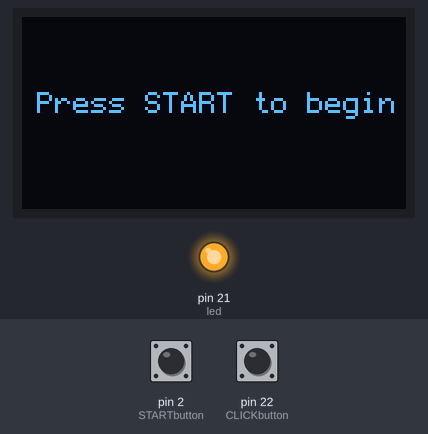
A sketch run on a simulated Arduino Mega 2560, built with avr-gcc and run on an emulated ATmega2560. Parts: 128×64 one-colour display, output pins drawn as LEDs (lit = HIGH). Inputs (shaded band) come from the test bench; at power-on: pin 2 (STARTbutton) LOW, pin 22 (CLICKbutton) LOW. Random numbers use the default seed unless the sketch sets one; what the sketch prints to the serial monitor is not drawn.

Above: at 1.8 s.
1.9 s: pin 2 (STARTbutton) pulled HIGH for 0.15 s
At 2.4 s:
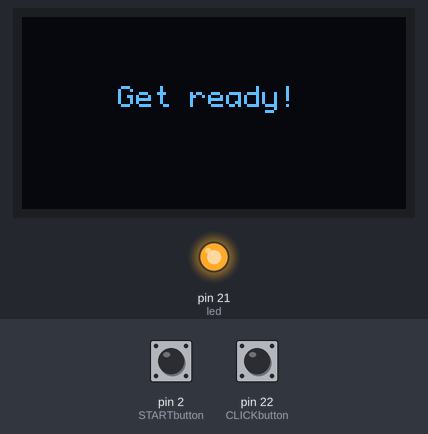
At 7.3 s:
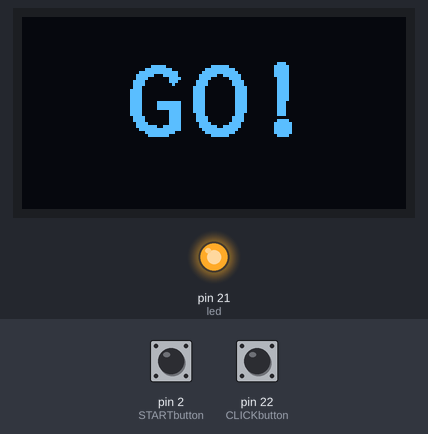
Timing chart, 0 to 13.3 s (numbered marks = the images above; inputs shaded):
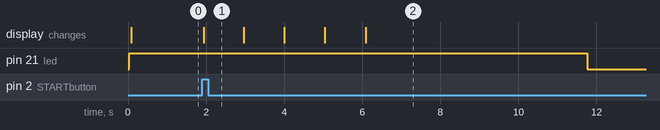

The sketch:

Exam.ino
```cpp
#include <Arduino.h>
#include <U8g2lib.h>

#ifdef U8X8_HAVE_HW_SPI
#include <SPI.h>
#endif
#ifdef U8X8_HAVE_HW_I2C
#include <Wire.h>
#endif

#define SCK  18
#define SDA  23
#define RES  17
#define DC  16
#define CS  5

U8G2_SH1106_128X64_NONAME_F_4W_HW_SPI u8g2(U8G2_R0, CS, DC, RES);

//Setting up the variables and assigning pins
int STARTbutton = 2;
int CLICKbutton = 22;
int led = 21;

//Setting up the variables for the timer
long startTime = 0;
long endTime = 0;
long reactionTime = 0;
long totalTime = 0;


void setup() {
  //Initializing the serial communication
  Serial.begin(115200);

  //Initializing the display
  u8g2.begin();

  //Setting up the buttons and LED
  pinMode(STARTbutton, INPUT);
  pinMode(CLICKbutton, INPUT);
  pinMode(led, OUTPUT);

  //Turns the LED off
  digitalWrite(led, HIGH);

  // Random number generator
  randomSeed(analogRead(0));
}

void loop() {
  u8g2.setFont(u8g2_font_profont11_tr);
  u8g2.clearBuffer();          // clear the internal memory
  u8g2.drawStr(5, 32, "Press START to begin"); // write something to the internal memory
  u8g2.sendBuffer();          // transfer internal memory to the display
  delay(1000);

  Serial.println("Press START button to begin test");
  Serial.println();

  //Waits for the START button to be pressed
  while (digitalRead(STARTbutton)) {}
  //Waits for the START button to be released
  while (!digitalRead(STARTbutton)) {}

  u8g2.clearBuffer();
  u8g2.drawStr(32, 30, "Get ready!"); // write something to the internal memory
  u8g2.sendBuffer();
  u8g2.clearBuffer();
  delay(1000);
  u8g2.setFont(u8g2_font_inb24_mf);
  u8g2.clearBuffer();
  u8g2.drawStr(55, 40, "3"); // write something to the internal memory
  u8g2.sendBuffer();
  u8g2.clearBuffer();
  delay(1000);
  u8g2.clearBuffer();
  u8g2.drawStr(55, 40, "2"); // write something to the internal memory
  u8g2.sendBuffer();
  u8g2.clearBuffer();
  delay(1000);
  u8g2.clearBuffer();
  u8g2.drawStr(55, 40, "1"); // write something to the internal memory
  u8g2.sendBuffer();
  u8g2.clearBuffer();
  delay(1000);
  u8g2.clearBuffer();
  u8g2.drawStr(35, 40, "GO!"); // write something to the internal memory
  u8g2.sendBuffer();
  u8g2.clearBuffer();
  delay(1000);

  Serial.println("Get ready in");
  Serial.println();
  delay(1000);
  Serial.println("3");
  delay(1000);
  Serial.println("2");
  delay(1000);
  Serial.println("1");
  delay(1000);
  Serial.println();

  //The test starts and runs through 10 recordings
  for (int i = 0; i < 10; i++) { //Going through the loop 10 times
    delay(random(500, 3000)); //A random delay between 0,5-3 sec
    digitalWrite(led, LOW); //Turns the LED on
    startTime = millis(); //Records the start time when LED turns on
    while (digitalRead(CLICKbutton)) {} //Waits for the CLICK button to be pressed
    while (!digitalRead(CLICKbutton)) {} //Waits for the CLICK button to be released
    digitalWrite(led, HIGH); //Turns the LED off
    endTime = millis(); //Records the time from when LED was turned on and then turned off
    reactionTime = endTime - startTime; //Calculates the reaction time
    totalTime += reactionTime; //Calculates the total time between each reaction time
    Serial.print(i + 1);
    Serial.print(": ");
    Serial.print(reactionTime);
    Serial.println(" ms");
    delay(1000);

    u8g2.setCursor(40, 32);
    u8g2.setFont(u8g2_font_profont11_tr);
    u8g2.print(i + 1);
    u8g2.print(": ");
    u8g2.print(reactionTime);
    u8g2.println(" ms");
    u8g2.sendBuffer();
  }
  delay(2000);
  //The test is done and the average reaction time is printed out
  //u8g2.setCursor(40,32);
  Serial.println();
  Serial.print("Avg = ");
  Serial.print(totalTime / 10);
  Serial.println(" ms");
  Serial.println();

  u8g2.clearBuffer();
  u8g2.setCursor(32, 32);
  u8g2.println();
  u8g2.print("Avg = ");
  u8g2.print(totalTime / 10);
  u8g2.println(" ms");
  u8g2.println();
  u8g2.sendBuffer();
  delay(5000);
}
```

Measured:
- after the input at 1.9 s, pin 21 (led): HIGH → LOW after 9.9 s; the display: changes at once (image 1)
